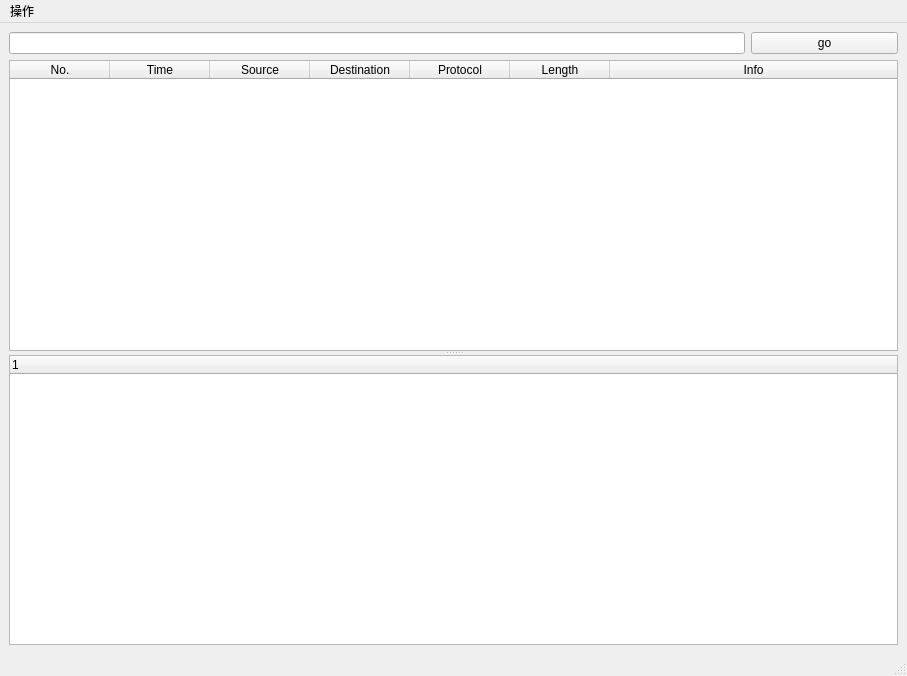
<?xml version="1.0" encoding="UTF-8"?>
<ui version="4.0">
 <class>MainWindow</class>
 <widget class="QMainWindow" name="MainWindow">
  <property name="geometry">
   <rect>
    <x>0</x>
    <y>0</y>
    <width>907</width>
    <height>676</height>
   </rect>
  </property>
  <property name="mouseTracking">
   <bool>true</bool>
  </property>
  <property name="windowTitle">
   <string>MainWindow</string>
  </property>
  <widget class="QWidget" name="centralwidget">
   <layout class="QGridLayout" name="gridLayout">
    <item row="0" column="0" colspan="5">
     <widget class="QLineEdit" name="lineEdit">
      <property name="sizePolicy">
       <sizepolicy hsizetype="Expanding" vsizetype="Fixed">
        <horstretch>5</horstretch>
        <verstretch>1</verstretch>
       </sizepolicy>
      </property>
     </widget>
    </item>
    <item row="0" column="5">
     <widget class="QPushButton" name="goBtn">
      <property name="text">
       <string>go</string>
      </property>
     </widget>
    </item>
    <item row="1" column="0" colspan="6">
     <widget class="QSplitter" name="splitter">
      <property name="sizePolicy">
       <sizepolicy hsizetype="Expanding" vsizetype="Expanding">
        <horstretch>5</horstretch>
        <verstretch>0</verstretch>
       </sizepolicy>
      </property>
      <property name="orientation">
       <enum>Qt::Vertical</enum>
      </property>
      <widget class="QTableWidget" name="tableWidget">
       <property name="tabletTracking">
        <bool>true</bool>
       </property>
       <property name="lineWidth">
        <number>1</number>
       </property>
       <property name="editTriggers">
        <set>QAbstractItemView::NoEditTriggers</set>
       </property>
       <property name="selectionMode">
        <enum>QAbstractItemView::ExtendedSelection</enum>
       </property>
       <property name="selectionBehavior">
        <enum>QAbstractItemView::SelectRows</enum>
       </property>
       <property name="sortingEnabled">
        <bool>true</bool>
       </property>
       <attribute name="horizontalHeaderStretchLastSection">
        <bool>true</bool>
       </attribute>
       <column>
        <property name="text">
         <string>No.</string>
        </property>
       </column>
       <column>
        <property name="text">
         <string>Time</string>
        </property>
       </column>
       <column>
        <property name="text">
         <string>Source</string>
        </property>
       </column>
       <column>
        <property name="text">
         <string>Destination</string>
        </property>
       </column>
       <column>
        <property name="text">
         <string>Protocol</string>
        </property>
       </column>
       <column>
        <property name="text">
         <string>Length</string>
        </property>
       </column>
       <column>
        <property name="text">
         <string>Info</string>
        </property>
       </column>
      </widget>
      <widget class="QTreeWidget" name="treeWidget">
       <property name="sortingEnabled">
        <bool>false</bool>
       </property>
       <attribute name="headerCascadingSectionResizes">
        <bool>true</bool>
       </attribute>
       <attribute name="headerShowSortIndicator" stdset="0">
        <bool>false</bool>
       </attribute>
       <attribute name="headerStretchLastSection">
        <bool>true</bool>
       </attribute>
       <column>
        <property name="text">
         <string notr="true">1</string>
        </property>
       </column>
      </widget>
     </widget>
    </item>
   </layout>
  </widget>
  <widget class="QMenuBar" name="menubar">
   <property name="geometry">
    <rect>
     <x>0</x>
     <y>0</y>
     <width>907</width>
     <height>26</height>
    </rect>
   </property>
   <widget class="QMenu" name="menu">
    <property name="title">
     <string>操作</string>
    </property>
    <addaction name="actionstart"/>
    <addaction name="actionstop"/>
    <addaction name="actionsaveToDB"/>
    <addaction name="actionrestoreFromDB"/>
    <addaction name="actionclear"/>
    <addaction name="actionnewTorrentJob"/>
    <addaction name="actionblackList"/>
   </widget>
   <addaction name="menu"/>
  </widget>
  <widget class="QStatusBar" name="statusbar"/>
  <action name="actionstart">
   <property name="text">
    <string>start</string>
   </property>
  </action>
  <action name="actionstop">
   <property name="text">
    <string>stop</string>
   </property>
  </action>
  <action name="actionsaveToDB">
   <property name="text">
    <string>saveToDB</string>
   </property>
  </action>
  <action name="actionrestoreFromDB">
   <property name="text">
    <string>restoreFromDB</string>
   </property>
  </action>
  <action name="actionclear">
   <property name="text">
    <string>clear</string>
   </property>
  </action>
  <action name="actionnewTorrentJob">
   <property name="text">
    <string>newTorrentJob</string>
   </property>
  </action>
  <action name="actionblackList">
   <property name="text">
    <string>blackList</string>
   </property>
  </action>
 </widget>
 <resources/>
 <connections/>
</ui>
